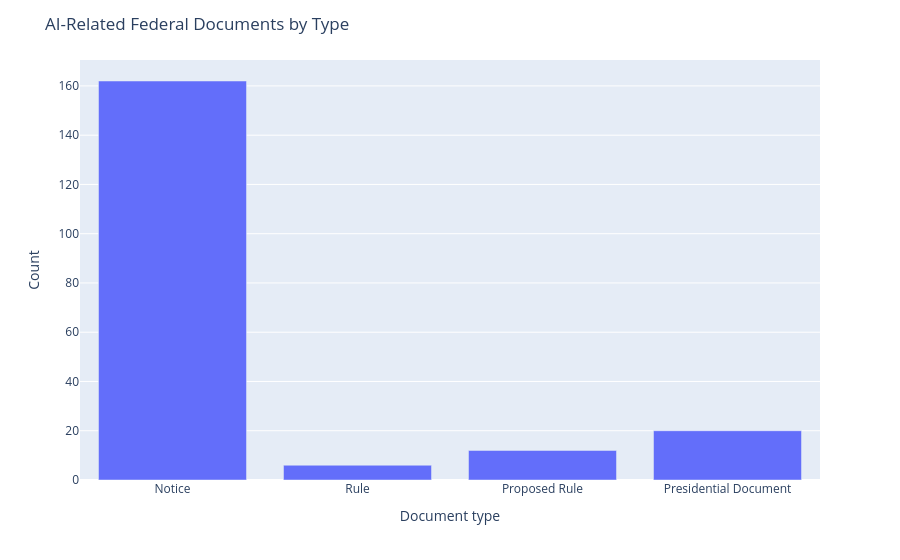

Here is the notebook cell this chart was saved with:
### Markdown cell above
Commerce Department leads agency-level activity (59 document-agency appearances), driven largely by NIST (35) inside Commerce. HHS (24) and the Executive Office of the President (20) follow, showing that AI governance is concentrated in standards/commerce bodies, health regulation, and White House policy. The fifth is Education Department (16), which shows AI in education is also a important topic.

### Code cell
# Chart 2 — Distribution of document types (vertical bar)
type_counts = df["type"].fillna("Unknown").value_counts()
counts_ordered = pd.Series(
    {t: int(type_counts.get(t, 0)) for t in TYPE_ORDER},
    index=TYPE_ORDER,
)

fig2 = px.bar(
    x=counts_ordered.index.astype(str),
    y=counts_ordered.values,
    labels={"x": "Document type", "y": "Count"},
)
fig2.update_layout(
    title="AI-Related Federal Documents by Type",
    showlegend=False,
)
fig2.write_image(str(BASE_DIR / "chart2_types.png"), scale=2)
fig2.show()
print("Saved", BASE_DIR / "chart2_types.png")

### Figure 1 — Plotly figure (JSON) as saved in the notebook; plotly's stock layout.template omitted (floating-point values rounded to 4 significant figures)
{"data": [{"hovertemplate": "Document type=%{x}<br>Count=%{y}<extra></extra>", "legendgroup": "", "marker": {"color": "#636efa", "pattern": {"shape": ""}}, "name": "", "orientation": "v", "showlegend": false, "textposition": "auto", "type": "bar", "x": ["Notice", "Rule", "Proposed Rule", "Presidential Document"], "xaxis": "x", "y": [162, 6, 12, 20], "yaxis": "y"}], "layout": {"barmode": "relative", "legend": {"tracegroupgap": 0}, "margin": {"t": 60}, "showlegend": false, "title": {"text": "AI-Related Federal Documents by Type"}, "xaxis": {"anchor": "y", "domain": [0, 1], "title": {"text": "Document type"}}, "yaxis": {"anchor": "x", "domain": [0, 1], "title": {"text": "Count"}}}}
